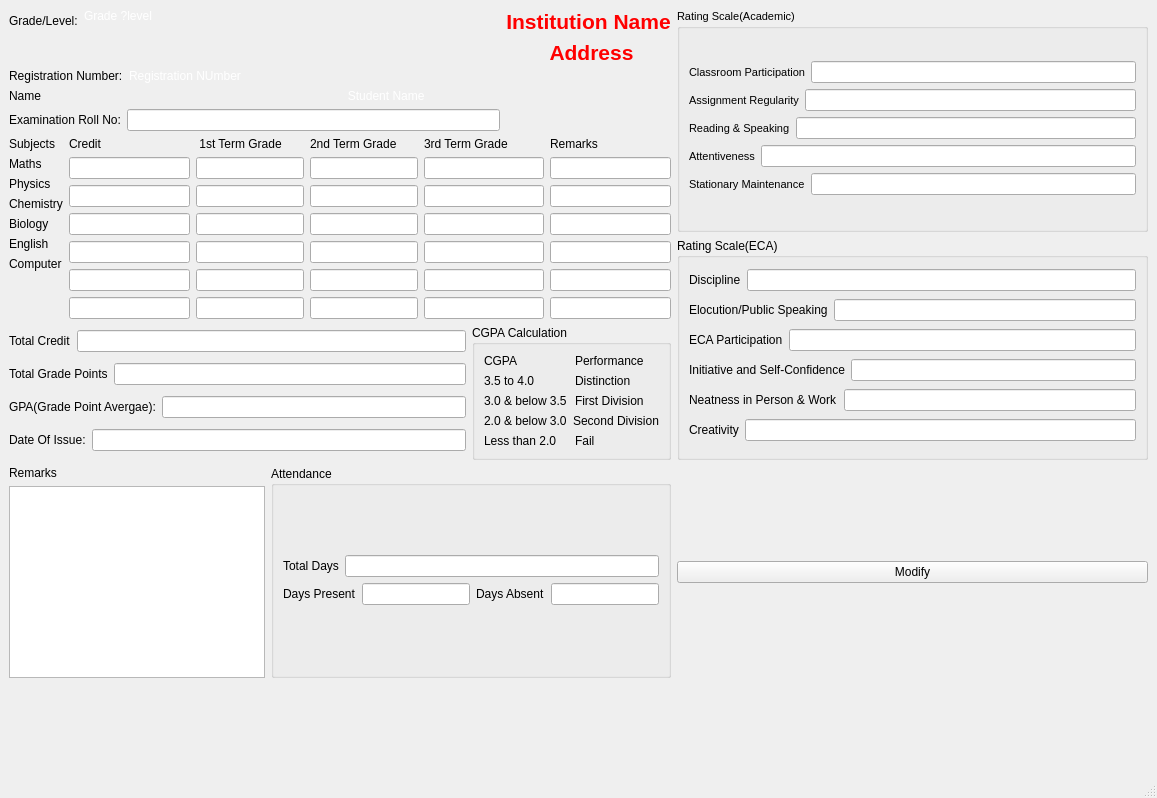
<?xml version="1.0" encoding="UTF-8"?>
<ui version="4.0">
 <class>viewresult</class>
 <widget class="QMainWindow" name="viewresult">
  <property name="geometry">
   <rect>
    <x>0</x>
    <y>0</y>
    <width>1157</width>
    <height>798</height>
   </rect>
  </property>
  <property name="windowTitle">
   <string>MainWindow</string>
  </property>
  <property name="windowIcon">
   <iconset resource="resources.qrc">
    <normaloff>:/new/images/icons/logoicon.ico</normaloff>:/new/images/icons/logoicon.ico</iconset>
  </property>
  <property name="styleSheet">
   <string notr="true">#centralwidget {
background-image: url(:/new/images/Images/a72082c00f056ac229e10ffcbdac9059.jpg);
}</string>
  </property>
  <widget class="QWidget" name="centralwidget">
   <layout class="QGridLayout" name="gridLayout_22">
    <item row="2" column="0" colspan="2">
     <layout class="QFormLayout" name="formLayout_6">
      <item row="0" column="0">
       <layout class="QGridLayout" name="gridLayout_9">
        <item row="2" column="0">
         <widget class="QTextEdit" name="Remarks"/>
        </item>
        <item row="1" column="0">
         <widget class="QLabel" name="label_5">
          <property name="text">
           <string>Remarks</string>
          </property>
         </widget>
        </item>
       </layout>
      </item>
      <item row="0" column="1">
       <widget class="QGroupBox" name="groupBox_2">
        <property name="title">
         <string>Attendance</string>
        </property>
        <layout class="QVBoxLayout" name="verticalLayout_2">
         <item>
          <layout class="QVBoxLayout" name="verticalLayout">
           <item>
            <layout class="QHBoxLayout" name="horizontalLayout_2">
             <item>
              <widget class="QLabel" name="label_10">
               <property name="text">
                <string>Total Days</string>
               </property>
              </widget>
             </item>
             <item>
              <widget class="QLineEdit" name="Totaldays"/>
             </item>
            </layout>
           </item>
           <item>
            <layout class="QHBoxLayout" name="horizontalLayout_4">
             <item>
              <layout class="QHBoxLayout" name="horizontalLayout_3">
               <item>
                <widget class="QLabel" name="label_9">
                 <property name="text">
                  <string>Days Present</string>
                 </property>
                </widget>
               </item>
               <item>
                <widget class="QLineEdit" name="PresentDays"/>
               </item>
              </layout>
             </item>
             <item>
              <layout class="QHBoxLayout" name="horizontalLayout">
               <item>
                <widget class="QLabel" name="label_8">
                 <property name="text">
                  <string>Days Absent</string>
                 </property>
                </widget>
               </item>
               <item>
                <widget class="QLineEdit" name="AbsentDays"/>
               </item>
              </layout>
             </item>
            </layout>
           </item>
          </layout>
         </item>
        </layout>
       </widget>
      </item>
     </layout>
    </item>
    <item row="1" column="0" colspan="2">
     <layout class="QGridLayout" name="gridLayout_20">
      <item row="1" column="0">
       <layout class="QGridLayout" name="gridLayout_19">
        <item row="0" column="0">
         <layout class="QGridLayout" name="gridLayout_16">
          <item row="0" column="0">
           <layout class="QGridLayout" name="gridLayout_3">
            <item row="0" column="0">
             <widget class="QLabel" name="label_3">
              <property name="text">
               <string>Total Credit</string>
              </property>
             </widget>
            </item>
            <item row="0" column="1">
             <widget class="QLineEdit" name="TotalCredit"/>
            </item>
           </layout>
          </item>
          <item row="1" column="0">
           <layout class="QGridLayout" name="gridLayout_13">
            <item row="0" column="0">
             <widget class="QLabel" name="label_25">
              <property name="text">
               <string>Total Grade Points</string>
              </property>
             </widget>
            </item>
            <item row="0" column="1">
             <widget class="QLineEdit" name="TotalGradePoint"/>
            </item>
           </layout>
          </item>
          <item row="2" column="0">
           <layout class="QGridLayout" name="gridLayout_14">
            <item row="0" column="0">
             <widget class="QLabel" name="label_2">
              <property name="text">
               <string>GPA(Grade Point Avergae):</string>
              </property>
             </widget>
            </item>
            <item row="0" column="1">
             <widget class="QLineEdit" name="GPA"/>
            </item>
           </layout>
          </item>
          <item row="3" column="0">
           <layout class="QGridLayout" name="gridLayout_15">
            <item row="0" column="0">
             <widget class="QLabel" name="label_4">
              <property name="text">
               <string>Date Of Issue:</string>
              </property>
             </widget>
            </item>
            <item row="0" column="1">
             <widget class="QLineEdit" name="IssueDate"/>
            </item>
           </layout>
          </item>
         </layout>
        </item>
        <item row="0" column="1">
         <widget class="QGroupBox" name="groupBox_4">
          <property name="title">
           <string>CGPA Calculation</string>
          </property>
          <layout class="QGridLayout" name="gridLayout_4">
           <item row="0" column="0">
            <layout class="QVBoxLayout" name="verticalLayout_17">
             <item>
              <layout class="QHBoxLayout" name="horizontalLayout_18">
               <item>
                <widget class="QLabel" name="label_58">
                 <property name="text">
                  <string>CGPA</string>
                 </property>
                </widget>
               </item>
               <item>
                <widget class="QLabel" name="label_86">
                 <property name="text">
                  <string>Performance</string>
                 </property>
                </widget>
               </item>
              </layout>
             </item>
             <item>
              <layout class="QHBoxLayout" name="horizontalLayout_19">
               <item>
                <widget class="QLabel" name="label_82">
                 <property name="text">
                  <string>3.5 to 4.0</string>
                 </property>
                </widget>
               </item>
               <item>
                <widget class="QLabel" name="label_87">
                 <property name="text">
                  <string>Distinction</string>
                 </property>
                </widget>
               </item>
              </layout>
             </item>
             <item>
              <layout class="QHBoxLayout" name="horizontalLayout_20">
               <item>
                <widget class="QLabel" name="label_83">
                 <property name="text">
                  <string>3.0 &amp; below 3.5</string>
                 </property>
                </widget>
               </item>
               <item>
                <widget class="QLabel" name="label_88">
                 <property name="text">
                  <string>First Division</string>
                 </property>
                </widget>
               </item>
              </layout>
             </item>
             <item>
              <layout class="QHBoxLayout" name="horizontalLayout_21">
               <item>
                <widget class="QLabel" name="label_84">
                 <property name="text">
                  <string>2.0 &amp; below 3.0</string>
                 </property>
                </widget>
               </item>
               <item>
                <widget class="QLabel" name="label_89">
                 <property name="text">
                  <string>Second Division</string>
                 </property>
                </widget>
               </item>
              </layout>
             </item>
             <item>
              <layout class="QHBoxLayout" name="horizontalLayout_22">
               <item>
                <widget class="QLabel" name="label_85">
                 <property name="text">
                  <string>Less than 2.0</string>
                 </property>
                </widget>
               </item>
               <item>
                <widget class="QLabel" name="label_90">
                 <property name="text">
                  <string>Fail</string>
                 </property>
                </widget>
               </item>
              </layout>
             </item>
            </layout>
           </item>
          </layout>
         </widget>
        </item>
       </layout>
      </item>
      <item row="0" column="0">
       <layout class="QGridLayout" name="gridLayout_18">
        <item row="0" column="1">
         <layout class="QGridLayout" name="gridLayout_2">
          <item row="6" column="0">
           <widget class="QLineEdit" name="ComputerCredit"/>
          </item>
          <item row="5" column="0">
           <widget class="QLineEdit" name="EnglishCredit"/>
          </item>
          <item row="0" column="0">
           <widget class="QLabel" name="label_23">
            <property name="text">
             <string>Credit</string>
            </property>
           </widget>
          </item>
          <item row="1" column="0">
           <widget class="QLineEdit" name="MathCredit"/>
          </item>
          <item row="2" column="0">
           <widget class="QLineEdit" name="PhysicsCredit"/>
          </item>
          <item row="4" column="0">
           <widget class="QLineEdit" name="BiologyCredit"/>
          </item>
          <item row="3" column="0">
           <widget class="QLineEdit" name="ChemistryCredit"/>
          </item>
         </layout>
        </item>
        <item row="0" column="2">
         <layout class="QGridLayout" name="gridLayout_11">
          <item row="0" column="0">
           <layout class="QGridLayout" name="gridLayout_8">
            <item row="0" column="0">
             <widget class="QLabel" name="label_24">
              <property name="text">
               <string> 1st Term Grade</string>
              </property>
             </widget>
            </item>
            <item row="1" column="0">
             <widget class="QLineEdit" name="MathGrade"/>
            </item>
            <item row="2" column="0">
             <widget class="QLineEdit" name="PhysicsGrade"/>
            </item>
            <item row="3" column="0">
             <widget class="QLineEdit" name="ChemistryGrade"/>
            </item>
            <item row="4" column="0">
             <widget class="QLineEdit" name="BiologyGrade"/>
            </item>
            <item row="5" column="0">
             <widget class="QLineEdit" name="EnglishGrade"/>
            </item>
            <item row="6" column="0">
             <widget class="QLineEdit" name="ComputerGrade"/>
            </item>
           </layout>
          </item>
          <item row="0" column="1">
           <layout class="QGridLayout" name="gridLayout_10">
            <item row="0" column="0">
             <widget class="QLabel" name="label_22">
              <property name="text">
               <string>2nd Term Grade</string>
              </property>
             </widget>
            </item>
            <item row="1" column="0">
             <widget class="QLineEdit" name="MathGradeII"/>
            </item>
            <item row="2" column="0">
             <widget class="QLineEdit" name="PhysicsGradeII"/>
            </item>
            <item row="3" column="0">
             <widget class="QLineEdit" name="ChemistryGradeII"/>
            </item>
            <item row="4" column="0">
             <widget class="QLineEdit" name="BiologyGradeII"/>
            </item>
            <item row="5" column="0">
             <widget class="QLineEdit" name="EnglishGradeII"/>
            </item>
            <item row="6" column="0">
             <widget class="QLineEdit" name="ComputerGradeII"/>
            </item>
           </layout>
          </item>
         </layout>
        </item>
        <item row="0" column="3">
         <layout class="QGridLayout" name="gridLayout_17">
          <item row="0" column="0">
           <widget class="QLabel" name="label_6">
            <property name="text">
             <string>3rd Term Grade</string>
            </property>
           </widget>
          </item>
          <item row="1" column="0">
           <widget class="QLineEdit" name="MathGradeIII"/>
          </item>
          <item row="2" column="0">
           <widget class="QLineEdit" name="PhysicsGradeIII"/>
          </item>
          <item row="3" column="0">
           <widget class="QLineEdit" name="ChemistryGradeIII"/>
          </item>
          <item row="4" column="0">
           <widget class="QLineEdit" name="BiologyGradeIII"/>
          </item>
          <item row="5" column="0">
           <widget class="QLineEdit" name="EnglishGradeIII"/>
          </item>
          <item row="6" column="0">
           <widget class="QLineEdit" name="ComputerGradeIII"/>
          </item>
         </layout>
        </item>
        <item row="0" column="4">
         <layout class="QGridLayout" name="gridLayout_12">
          <item row="0" column="0">
           <widget class="QLabel" name="label_21">
            <property name="text">
             <string>Remarks</string>
            </property>
           </widget>
          </item>
          <item row="1" column="0">
           <widget class="QLineEdit" name="MathRemarks"/>
          </item>
          <item row="2" column="0">
           <widget class="QLineEdit" name="PhysicsRemarks"/>
          </item>
          <item row="3" column="0">
           <widget class="QLineEdit" name="ChemistryRemarks"/>
          </item>
          <item row="4" column="0">
           <widget class="QLineEdit" name="BiologyRemarks"/>
          </item>
          <item row="5" column="0">
           <widget class="QLineEdit" name="EnglishRemarks"/>
          </item>
          <item row="6" column="0">
           <widget class="QLineEdit" name="ComputerRemarks"/>
          </item>
         </layout>
        </item>
        <item row="0" column="0">
         <layout class="QFormLayout" name="formLayout_7">
          <item row="0" column="0">
           <widget class="QLabel" name="label">
            <property name="text">
             <string>Subjects</string>
            </property>
           </widget>
          </item>
          <item row="1" column="0">
           <widget class="QLabel" name="label_7">
            <property name="text">
             <string>Maths</string>
            </property>
           </widget>
          </item>
          <item row="2" column="0">
           <widget class="QLabel" name="label_16">
            <property name="text">
             <string>Physics</string>
            </property>
           </widget>
          </item>
          <item row="3" column="0">
           <widget class="QLabel" name="label_18">
            <property name="text">
             <string>Chemistry</string>
            </property>
           </widget>
          </item>
          <item row="4" column="0">
           <widget class="QLabel" name="label_19">
            <property name="text">
             <string>Biology</string>
            </property>
           </widget>
          </item>
          <item row="5" column="0">
           <widget class="QLabel" name="label_20">
            <property name="text">
             <string>English</string>
            </property>
           </widget>
          </item>
          <item row="6" column="0">
           <widget class="QLabel" name="label_17">
            <property name="text">
             <string>Computer</string>
            </property>
           </widget>
          </item>
         </layout>
        </item>
       </layout>
      </item>
     </layout>
    </item>
    <item row="0" column="2" rowspan="2">
     <layout class="QGridLayout" name="gridLayout_7">
      <item row="1" column="0">
       <widget class="QGroupBox" name="groupBox_3">
        <property name="title">
         <string>Rating Scale(ECA)</string>
        </property>
        <layout class="QGridLayout" name="gridLayout_5">
         <item row="0" column="0" colspan="2">
          <layout class="QHBoxLayout" name="horizontalLayout_12">
           <item>
            <widget class="QLabel" name="label_76">
             <property name="text">
              <string>Discipline</string>
             </property>
            </widget>
           </item>
           <item>
            <widget class="QLineEdit" name="Discipline"/>
           </item>
          </layout>
         </item>
         <item row="1" column="0" colspan="2">
          <layout class="QHBoxLayout" name="horizontalLayout_13">
           <item>
            <widget class="QLabel" name="label_77">
             <property name="text">
              <string>Elocution/Public Speaking</string>
             </property>
            </widget>
           </item>
           <item>
            <widget class="QLineEdit" name="Elocution"/>
           </item>
          </layout>
         </item>
         <item row="2" column="0" colspan="2">
          <layout class="QHBoxLayout" name="horizontalLayout_14">
           <item>
            <widget class="QLabel" name="label_78">
             <property name="text">
              <string>ECA Participation</string>
             </property>
            </widget>
           </item>
           <item>
            <widget class="QLineEdit" name="ECA"/>
           </item>
          </layout>
         </item>
         <item row="3" column="0">
          <widget class="QLabel" name="label_79">
           <property name="text">
            <string>Initiative and Self-Confidence</string>
           </property>
          </widget>
         </item>
         <item row="3" column="1">
          <widget class="QLineEdit" name="Initiative"/>
         </item>
         <item row="4" column="0" colspan="2">
          <layout class="QHBoxLayout" name="horizontalLayout_16">
           <item>
            <widget class="QLabel" name="label_80">
             <property name="text">
              <string>Neatness in Person &amp; Work</string>
             </property>
            </widget>
           </item>
           <item>
            <widget class="QLineEdit" name="Neatness"/>
           </item>
          </layout>
         </item>
         <item row="5" column="0" colspan="2">
          <layout class="QHBoxLayout" name="horizontalLayout_17">
           <item>
            <widget class="QLabel" name="label_81">
             <property name="text">
              <string>Creativity</string>
             </property>
            </widget>
           </item>
           <item>
            <widget class="QLineEdit" name="Creativity"/>
           </item>
          </layout>
         </item>
        </layout>
       </widget>
      </item>
      <item row="0" column="0">
       <widget class="QGroupBox" name="groupBox">
        <property name="font">
         <font>
          <pointsize>8</pointsize>
         </font>
        </property>
        <property name="title">
         <string>Rating Scale(Academic)</string>
        </property>
        <layout class="QGridLayout" name="gridLayout_6">
         <item row="0" column="0">
          <layout class="QVBoxLayout" name="verticalLayout_19">
           <item>
            <layout class="QHBoxLayout" name="horizontalLayout_7">
             <item>
              <widget class="QLabel" name="label_71">
               <property name="text">
                <string>Classroom Participation</string>
               </property>
              </widget>
             </item>
             <item>
              <widget class="QLineEdit" name="ClassroomParticipation"/>
             </item>
            </layout>
           </item>
           <item>
            <layout class="QHBoxLayout" name="horizontalLayout_8">
             <item>
              <widget class="QLabel" name="label_72">
               <property name="text">
                <string>Assignment Regularity</string>
               </property>
              </widget>
             </item>
             <item>
              <widget class="QLineEdit" name="AssignmentRegularity"/>
             </item>
            </layout>
           </item>
           <item>
            <layout class="QHBoxLayout" name="horizontalLayout_9">
             <item>
              <widget class="QLabel" name="label_73">
               <property name="text">
                <string>Reading &amp; Speaking</string>
               </property>
              </widget>
             </item>
             <item>
              <widget class="QLineEdit" name="ReadingSpeaking"/>
             </item>
            </layout>
           </item>
           <item>
            <layout class="QHBoxLayout" name="horizontalLayout_10">
             <item>
              <widget class="QLabel" name="label_74">
               <property name="text">
                <string>Attentiveness</string>
               </property>
              </widget>
             </item>
             <item>
              <widget class="QLineEdit" name="Attentiveness"/>
             </item>
            </layout>
           </item>
           <item>
            <layout class="QHBoxLayout" name="horizontalLayout_11">
             <item>
              <widget class="QLabel" name="label_75">
               <property name="text">
                <string>Stationary Maintenance</string>
               </property>
              </widget>
             </item>
             <item>
              <widget class="QLineEdit" name="StationaryMaintenance"/>
             </item>
            </layout>
           </item>
          </layout>
         </item>
        </layout>
       </widget>
      </item>
     </layout>
    </item>
    <item row="2" column="2">
     <widget class="QPushButton" name="pushButton">
      <property name="text">
       <string>Modify</string>
      </property>
     </widget>
    </item>
    <item row="4" column="2">
     <spacer name="verticalSpacer">
      <property name="orientation">
       <enum>Qt::Vertical</enum>
      </property>
      <property name="sizeHint" stdset="0">
       <size>
        <width>20</width>
        <height>40</height>
       </size>
      </property>
     </spacer>
    </item>
    <item row="0" column="0">
     <layout class="QGridLayout" name="gridLayout">
      <item row="0" column="0">
       <layout class="QFormLayout" name="formLayout_4">
        <item row="0" column="0">
         <widget class="QLabel" name="label_14">
          <property name="text">
           <string>Grade/Level:</string>
          </property>
         </widget>
        </item>
        <item row="0" column="1">
         <widget class="QLabel" name="Grade">
          <property name="styleSheet">
           <string notr="true">color: rgb(255, 255, 255);
font: 75 11pt &quot;MS Shell Dlg 2&quot;;
</string>
          </property>
          <property name="text">
           <string>&lt;html&gt;&lt;head/&gt;&lt;body&gt;&lt;p&gt;Grade ?level&lt;/p&gt;&lt;p&gt;&lt;br/&gt;&lt;/p&gt;&lt;/body&gt;&lt;/html&gt;</string>
          </property>
         </widget>
        </item>
       </layout>
      </item>
      <item row="1" column="0">
       <layout class="QFormLayout" name="formLayout">
        <item row="0" column="0">
         <widget class="QLabel" name="label_12">
          <property name="styleSheet">
           <string notr="true">color: rgb(0, 0, 0);</string>
          </property>
          <property name="text">
           <string>Registration Number:</string>
          </property>
         </widget>
        </item>
        <item row="0" column="1">
         <widget class="QLabel" name="Redgno">
          <property name="styleSheet">
           <string notr="true">color: rgb(255, 255, 255);
font: 75 11pt &quot;MS Shell Dlg 2&quot;;
</string>
          </property>
          <property name="text">
           <string>Registration NUmber</string>
          </property>
         </widget>
        </item>
       </layout>
      </item>
      <item row="3" column="0">
       <layout class="QGridLayout" name="gridLayout_21">
        <item row="0" column="0">
         <widget class="QLabel" name="label_13">
          <property name="text">
           <string>Name</string>
          </property>
         </widget>
        </item>
        <item row="0" column="1">
         <widget class="QLabel" name="StudentName">
          <property name="styleSheet">
           <string notr="true">color: rgb(255, 255, 255);
font: 75 11pt &quot;MS Shell Dlg 2&quot;;
qproperty-alignment: AlignCenter;
</string>
          </property>
          <property name="text">
           <string>                           Student Name</string>
          </property>
         </widget>
        </item>
       </layout>
      </item>
      <item row="4" column="0">
       <layout class="QFormLayout" name="formLayout_3">
        <item row="0" column="0">
         <widget class="QLabel" name="label_15">
          <property name="text">
           <string>Examination Roll No:</string>
          </property>
         </widget>
        </item>
        <item row="0" column="1">
         <widget class="QLineEdit" name="RollNo"/>
        </item>
       </layout>
      </item>
     </layout>
    </item>
    <item row="0" column="1">
     <layout class="QFormLayout" name="formLayout_2">
      <item row="0" column="0" colspan="2">
       <widget class="QLabel" name="inst_name">
        <property name="styleSheet">
         <string notr="true">color: rgb(255, 0, 0);
font: 24pt &quot;MS Shell Dlg 2&quot;;</string>
        </property>
        <property name="text">
         <string>&lt;html&gt;&lt;head/&gt;&lt;body&gt;&lt;p align=&quot;center&quot;&gt;&lt;span style=&quot; font-size:16pt; font-weight:600; color:#ff0000;&quot;&gt;Institution Name&lt;/span&gt;&lt;/p&gt;&lt;/body&gt;&lt;/html&gt;</string>
        </property>
       </widget>
      </item>
      <item row="1" column="1">
       <widget class="QLabel" name="inst_address">
        <property name="styleSheet">
         <string notr="true">color: rgb(255, 0, 0);
font: 24pt &quot;MS Shell Dlg 2&quot;;</string>
        </property>
        <property name="text">
         <string>&lt;html&gt;&lt;head/&gt;&lt;body&gt;&lt;p align=&quot;center&quot;&gt;&lt;span style=&quot; font-size:16pt; font-weight:600; color:#ff0000;&quot;&gt;Address&lt;/span&gt;&lt;/p&gt;&lt;/body&gt;&lt;/html&gt;</string>
        </property>
       </widget>
      </item>
     </layout>
    </item>
    <item row="3" column="2">
     <spacer name="verticalSpacer_2">
      <property name="orientation">
       <enum>Qt::Vertical</enum>
      </property>
      <property name="sizeHint" stdset="0">
       <size>
        <width>20</width>
        <height>40</height>
       </size>
      </property>
     </spacer>
    </item>
   </layout>
  </widget>
  <widget class="QStatusBar" name="statusbar"/>
 </widget>
 <resources>
  <include location="resources.qrc"/>
 </resources>
 <connections/>
</ui>
